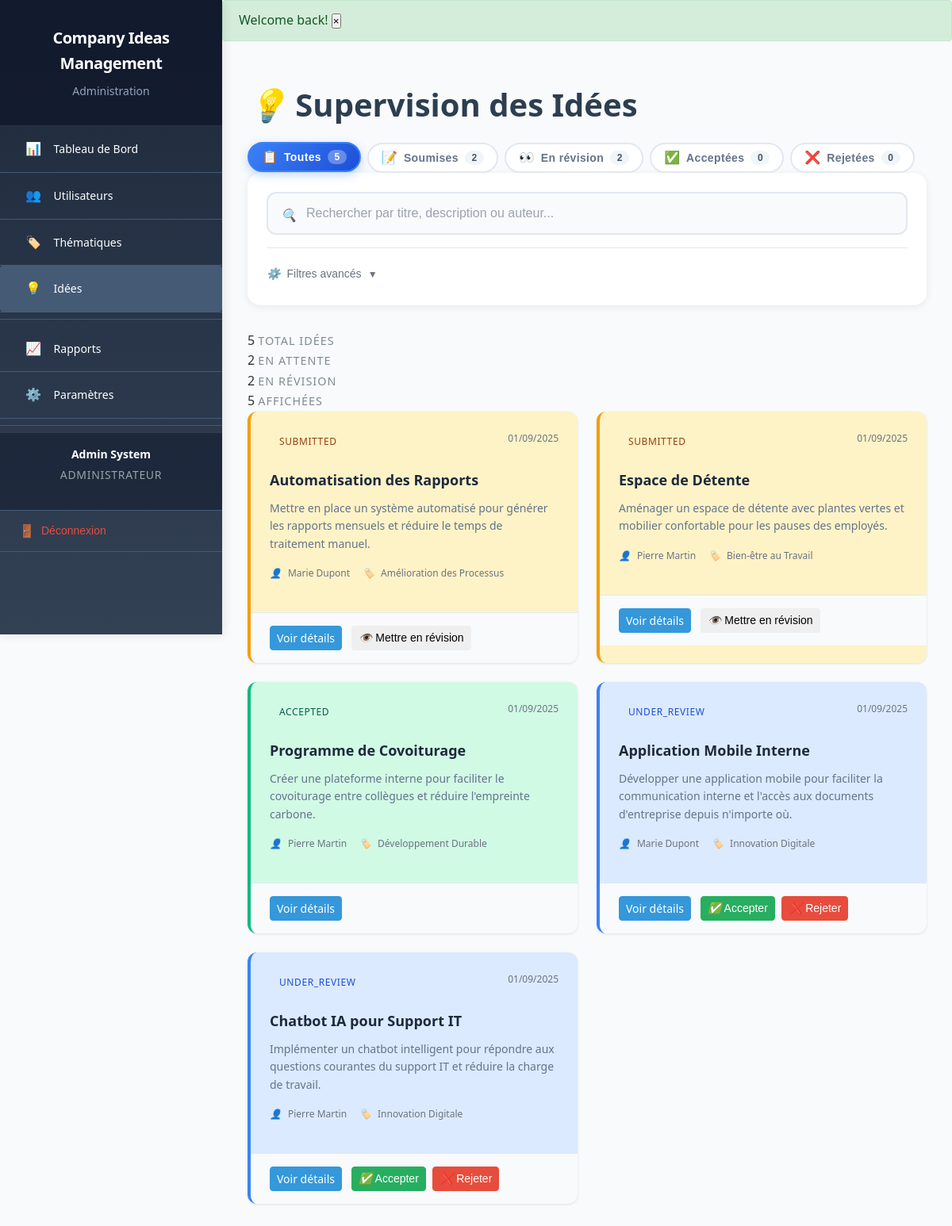
Screenshot of /admin/ideas (signed in) with the database file from the repository.
### tables this page shows
CREATE TABLE `users` (
    `id` BIGINT UNSIGNED NOT NULL AUTO_INCREMENT,
    `first_name` VARCHAR(100) NOT NULL,
    `last_name` VARCHAR(100) NOT NULL,
    `email` VARCHAR(180) NOT NULL,
    `password_hash` VARCHAR(255) NOT NULL,
    `role` ENUM('admin', 'salarie', 'evaluateur') NOT NULL,
    `status` ENUM('active', 'inactive') NOT NULL DEFAULT 'active',
    `created_at` DATETIME NOT NULL DEFAULT CURRENT_TIMESTAMP,
    `updated_at` DATETIME NULL ON UPDATE CURRENT_TIMESTAMP,
    PRIMARY KEY (`id`),
    UNIQUE KEY `email_unique` (`email`),
    KEY `idx_email` (`email`),
    KEY `idx_role` (`role`),
    KEY `idx_status` (`status`)
);

CREATE TABLE `ideas` (
    `id` BIGINT UNSIGNED NOT NULL AUTO_INCREMENT,
    `user_id` BIGINT UNSIGNED NOT NULL,
    `theme_id` BIGINT UNSIGNED NOT NULL,
    `title` VARCHAR(200) NOT NULL,
    `description` TEXT NOT NULL,
    `status` ENUM('submitted', 'under_review', 'accepted', 'rejected', 'archived') NOT NULL DEFAULT 'submitted',
    `avg_score` DECIMAL(4,2) NULL,
    `created_at` DATETIME NOT NULL DEFAULT CURRENT_TIMESTAMP,
    `updated_at` DATETIME NULL ON UPDATE CURRENT_TIMESTAMP,
    PRIMARY KEY (`id`),
    KEY `idx_user_id` (`user_id`),
    KEY `idx_theme_id` (`theme_id`),
    KEY `idx_status` (`status`),
    KEY `idx_created_at` (`created_at`),
    CONSTRAINT `fk_ideas_user_id` FOREIGN KEY (`user_id`) REFERENCES `users` (`id`) ON DELETE CASCADE ON UPDATE CASCADE,
    CONSTRAINT `fk_ideas_theme_id` FOREIGN KEY (`theme_id`) REFERENCES `themes` (`id`) ON DELETE CASCADE ON UPDATE CASCADE
);

CREATE TABLE `themes` (
    `id` BIGINT UNSIGNED NOT NULL AUTO_INCREMENT,
    `name` VARCHAR(150) NOT NULL,
    `description` TEXT NULL,
    `is_active` TINYINT(1) NOT NULL DEFAULT 1,
    `created_at` DATETIME NOT NULL DEFAULT CURRENT_TIMESTAMP,
    PRIMARY KEY (`id`),
    UNIQUE KEY `name_unique` (`name`),
    KEY `idx_is_active` (`is_active`)
);

### app/Views/admin/ideas/index.php (the view, shortened to what the rows shown need)
<div class="page-header">
    <div class="page-header-content">
        <h1 class="page-title">
            <i class="icon-ideas"></i>
            Supervision des Idées
        </h1>
        <div class="page-actions">
            <div class="status-filter-pills">
                <button class="filter-pill <?= empty($status) ? 'active' : '' ?>"
                        data-status=""
                        data-count="<?= $totalIdeas ?? 0 ?>">
                    <span class="pill-icon">📋</span>
                    <span class="pill-text">Toutes</span>
                    <span class="pill-count"><?= $totalIdeas ?? 0 ?></span>
                </button>
                <button class="filter-pill <?= ($status ?? '') === 'submitted' ? 'active' : '' ?>"
                        data-status="submitted"
                        data-count="<?= $pendingIdeas ?? 0 ?>">
                    <span class="pill-icon">📝</span>
                    <span class="pill-text">Soumises</span>
                    <span class="pill-count"><?= $pendingIdeas ?? 0 ?></span>
                </button>
                <button class="filter-pill <?= ($status ?? '') === 'under_review' ? 'active' : '' ?>"
                        data-status="under_review"
                        data-count="<?= $underReviewIdeas ?? 0 ?>">
                    <span class="pill-icon">👀</span>
                    <span class="pill-text">En révision</span>
                    <span class="pill-count"><?= $underReviewIdeas ?? 0 ?></span>
                </button>
                <button class="filter-pill <?= ($status ?? '') === 'accepted' ? 'active' : '' ?>"
                        data-status="accepted"
                        data-count="0">
                    <span class="pill-icon">✅</span>
                    <span class="pill-text">Acceptées</span>
                    <span class="pill-count">0</span>
                </button>
                <button class="filter-pill <?= ($status ?? '') === 'rejected' ? 'active' : '' ?>"
                        data-status="rejected"
                        data-count="0">
                    <span class="pill-icon">❌</span>
                    <span class="pill-text">Rejetées</span>
                    <span class="pill-count">0</span>
                </button>
            </div>
        </div>
    </div>
</div>
<div class="modern-search-container">
    <form method="GET" action="/admin/ideas" class="modern-search-form">
        <div class="search-bar-wrapper">
            <div class="search-input-container">
                <i class="search-icon"></i>
                <input type="text"
                       id="search"
                       name="search"
                       value="<?= htmlspecialchars($search ?? '') ?>"
                       placeholder="Rechercher par titre, description ou auteur..."
                       class="modern-search-input">
            </div>
        </div>
        <div class="advanced-filters">
            <div class="filter-toggle">
                <button type="button" class="filter-toggle-btn">
                    <i class="filter-icon"></i>
                    <span>Filtres avancés</span>
                    <i class="chevron-icon"></i>
                </button>
            </div>
        </div>
    </form>
</div>
<div class="stats-summary">
    <div class="stat-item">
        <span class="stat-value"><?= $totalIdeas ?? 0 ?></span>
        <span class="stat-label">Total Idées</span>
    </div>
    <div class="stat-item">
        <span class="stat-value"><?= $pendingIdeas ?? 0 ?></span>
        <span class="stat-label">En attente</span>
    </div>
    <div class="stat-item">
        <span class="stat-value"><?= $underReviewIdeas ?? 0 ?></span>
        <span class="stat-label">En révision</span>
    </div>
    <div class="stat-item">
        <span class="stat-value"><?= count($ideas ?? []) ?></span>
        <span class="stat-label">Affichées</span>
    </div>
</div>
<div class="ideas-grid">
    <?php if (empty($ideas ?? [])): ?>
        <div class="no-data-card">
            <div class="no-data-icon">
                <i class="icon-info"></i>
            </div>
            <h3>Aucune idée trouvée</h3>
            <p>Il n'y a pas d'idées correspondant à vos critères de recherche.</p>
        </div>
    <?php else: ?>
        <?php foreach ($ideas as $idea): ?>
            <div class="idea-card status-<?= strtolower($idea['status']) ?>">
                <div class="idea-header">
                    <div class="idea-status">
                        <span class="status-badge status-<?= strtolower($idea['status']) ?>">
                            <?= ucfirst($idea['status']) ?>
                        </span>
                    </div>
                    <div class="idea-date">
                        <?= date('d/m/Y', strtotime($idea['created_at'])) ?>
                    </div>
                </div>
                <div class="idea-content">
                    <h3 class="idea-title"><?= htmlspecialchars($idea['title']) ?></h3>
                    <p class="idea-description">
                        <?= htmlspecialchars(substr($idea['description'], 0, 150)) ?>
                    </p>
                    <div class="idea-meta">
                        <div class="idea-author">
                            <i class="icon-user"></i>
                            <?= htmlspecialchars($idea['first_name'] . ' ' . $idea['last_name']) ?>
                        </div>
                        <div class="idea-theme">
                            <i class="icon-tag"></i>
                            <?= htmlspecialchars($idea['theme_name']) ?>
                        </div>
                    </div>
                </div>
                <div class="idea-actions">
                    <a href="/admin/ideas/<?= $idea['id'] ?>" class="btn btn-sm btn-primary">
                        Voir détails
                    </a>
                    <?php if ($idea['status'] === 'submitted'): ?>
                        <form method="POST" action="/admin/ideas/<?= $idea['id'] ?>/status" class="status-form">
                            <button type="submit" class="btn btn-sm btn-info">
                                <i class="icon-review"></i>
                                Mettre en révision
                            </button>
                        </form>
                    <?php endif; ?>
                    <?php if ($idea['status'] === 'under_review'): ?>
                        <div class="action-group">
                            <form method="POST" action="/admin/ideas/<?= $idea['id'] ?>/status" class="status-form">
                                <button type="submit" class="btn btn-sm btn-success">
                                    <i class="icon-check"></i>
                                    Accepter
                                </button>
                            </form>
                            <form method="POST" action="/admin/ideas/<?= $idea['id'] ?>/status" class="status-form">
                                <button type="submit" class="btn btn-sm btn-danger">
                                    <i class="icon-close"></i>
                                    Rejeter
                                </button>
                            </form>
                        </div>
                    <?php endif; ?>
                </div>
            </div>
        <?php endforeach; ?>
    <?php endif; ?>
</div>

### app/Views/partials/navbar_admin.php (shortened to what the rows shown need)
<nav class="sidebar-nav">
    <ul class="nav-list">
        <li class="nav-item">
            <a href="/admin" class="nav-link <?= $_SERVER['REQUEST_URI'] === '/admin' ? 'active' : '' ?>">
                <i class="icon-dashboard"></i>
                <span>Tableau de Bord</span>
            </a>
        </li>
        <li class="nav-item">
            <a href="/admin/users" class="nav-link <?= strpos($_SERVER['REQUEST_URI'], '/admin/users') === 0 ? 'active' : '' ?>">
                <i class="icon-users"></i>
                <span>Utilisateurs</span>
            </a>
        </li>
        <li class="nav-item">
            <a href="/admin/themes" class="nav-link <?= strpos($_SERVER['REQUEST_URI'], '/admin/themes') === 0 ? 'active' : '' ?>">
                <i class="icon-themes"></i>
                <span>Thématiques</span>
            </a>
        </li>
        <li class="nav-item">
            <a href="/admin/ideas" class="nav-link <?= strpos($_SERVER['REQUEST_URI'], '/admin/ideas') === 0 ? 'active' : '' ?>">
                <i class="icon-ideas"></i>
                <span>Idées</span>
            </a>
        </li>
        <li class="nav-divider"></li>
        <li class="nav-item">
            <a href="/admin/reports" class="nav-link <?= strpos($_SERVER['REQUEST_URI'], '/admin/reports') === 0 ? 'active' : '' ?>">
                <i class="icon-reports"></i>
                <span>Rapports</span>
            </a>
        </li>
        <li class="nav-item">
            <a href="/admin/settings" class="nav-link <?= strpos($_SERVER['REQUEST_URI'], '/admin/settings') === 0 ? 'active' : '' ?>">
                <i class="icon-settings"></i>
                <span>Paramètres</span>
            </a>
        </li>
        <li class="nav-divider"></li>
        <li class="nav-user">
            <div class="user-info">
                <div class="user-name"><?= htmlspecialchars($user['first_name'] . ' ' . $user['last_name']) ?></div>
                <div class="user-role">Administrateur</div>
            </div>
        </li>
        <li class="nav-item">
            <form method="POST" action="/logout" class="logout-form">
                <button type="submit" class="nav-link btn-logout" data-confirm="Êtes-vous sûr de vouloir vous déconnecter ?">
                    <i class="icon-logout"></i>
                    <span>Déconnexion</span>
                </button>
            </form>
        </li>
    </ul>
</nav>

### rows the page displays
users: first_name+last_name "Admin System"
ideas: id "5", status "UNDER_REVIEW", created_at "01/09/2025", title "Chatbot IA pour Support IT", description "Implémenter un chatbot intelligent pour répondre aux questions courantes du support IT et réduire la charge de travail.", user.last_name "Pierre Martin", theme.name "Innovation Digitale"
ideas: status "SUBMITTED", created_at "01/09/2025", title "Automatisation des Rapports", description "Mettre en place un système automatisé pour générer les rapports mensuels et réduire le temps de traitement manuel.", user.last_name "Marie Dupont", theme.name "Amélioration des Processus"
ideas: status "SUBMITTED", created_at "01/09/2025", title "Espace de Détente", description "Aménager un espace de détente avec plantes vertes et mobilier confortable pour les pauses des employés.", user.last_name "Pierre Martin", theme.name "Bien-être au Travail"
ideas: status "ACCEPTED", created_at "01/09/2025", title "Programme de Covoiturage", description "Créer une plateforme interne pour faciliter le covoiturage entre collègues et réduire l'empreinte carbone.", user.last_name "Pierre Martin", theme.name "Développement Durable"
ideas: status "UNDER_REVIEW", created_at "01/09/2025", title "Application Mobile Interne", description "Développer une application mobile pour faciliter la communication interne et l'accès aux documents d'entreprise depuis n'importe où.", user.last_name "Marie Dupont", theme.name "Innovation Digitale"

### other values shown
$config['app']['name'] "Company Ideas Management"
$message['message'] "Welcome back!"
$pendingIdeas "2"
$underReviewIdeas "2"
count($ideas ?? []) "5"
